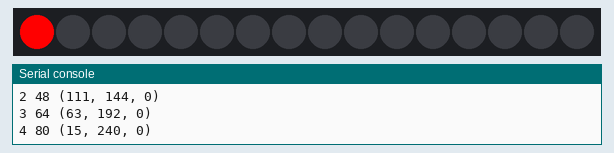
A program run on a simulated Raspberry Pi Pico running MicroPython. Parts: 16 RGB LEDs in strip order, left to right, the last lines printed to the serial console. At 0.5 s the program stops and its outputs stay as they are.

Above: at 0.15 s.
At 0.5 s:
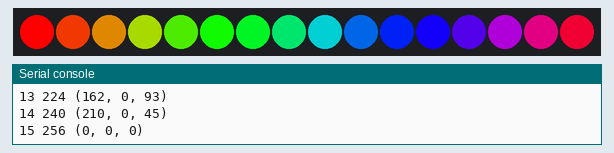

The program:

05-rainbow.py
```python
from neopixel import NeoPixel
from utime import sleep

NEOPIXEL_PIN = 0
NUMBER_PIXELS = 16

strip = NeoPixel(machine.Pin(NEOPIXEL_PIN), NUMBER_PIXELS)

# we have each pixel step through the color wheel
color_wheel_step = int(256 / NUMBER_PIXELS)

def wheel(pos):
    # Input a value 0 to 255 to get a color value.
    # The colors are a transition r - g - b - back to r.
    if pos < 0 or pos > 255:
        return (0, 0, 0)
    if pos < 85:
        return (255 - pos * 3, pos * 3, 0)
    if pos < 170:
        pos -= 85
        return (0, 255 - pos * 3, pos * 3)
    pos -= 170
    return (pos * 3, 0, 255 - pos * 3)

current_color = 0
print('Drawing rainbow in', NUMBER_PIXELS, 'steps with step size of: ', color_wheel_step)
for i in range(0,NUMBER_PIXELS):
    strip[i] = wheel(current_color)
    current_color = current_color + color_wheel_step
    print(i, current_color, wheel(current_color))
    strip.write()
    sleep(.03)
```
